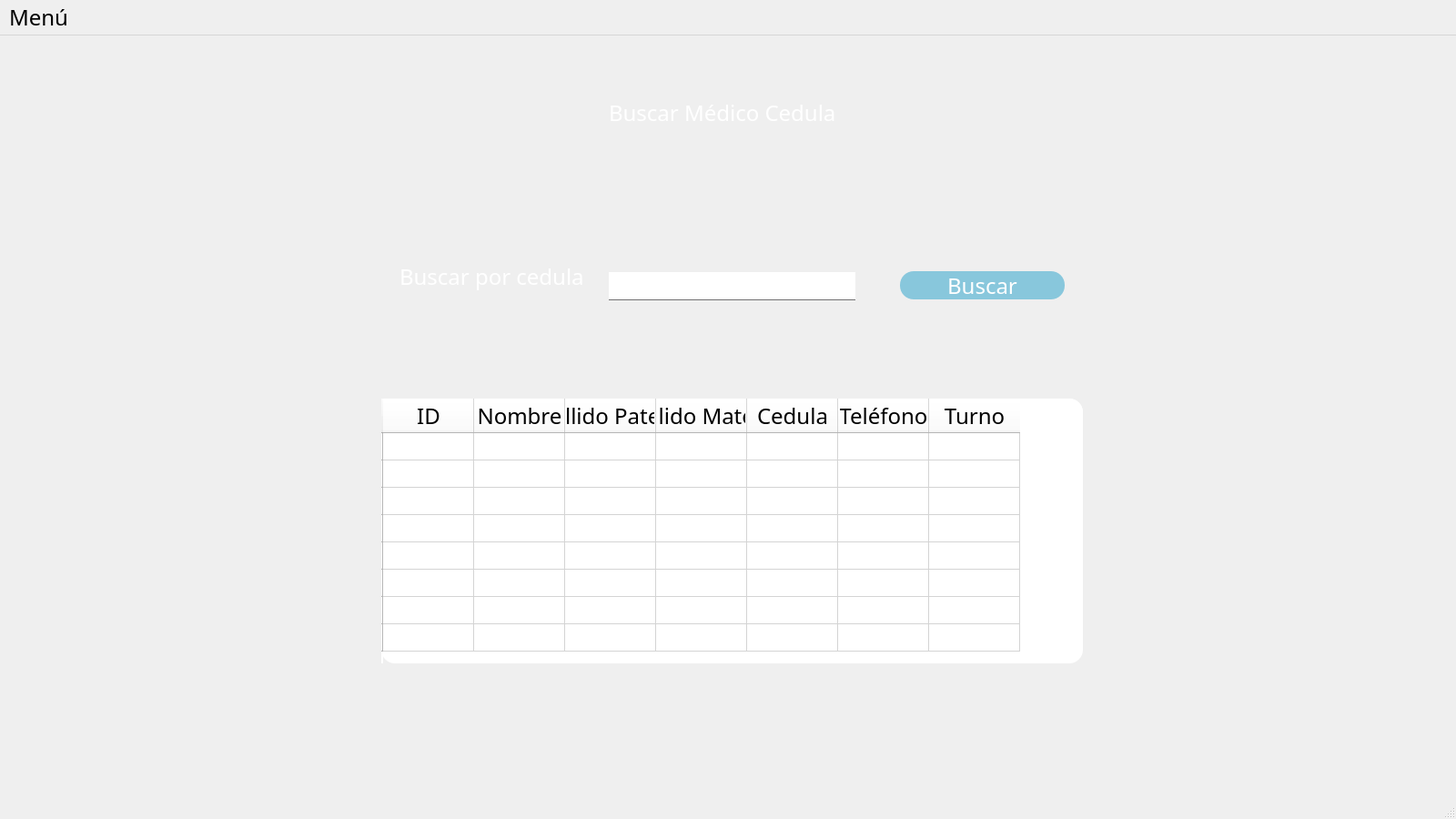
<?xml version="1.0" encoding="UTF-8"?>
<ui version="4.0">
 <class>BuscarMedicoCedula</class>
 <widget class="QMainWindow" name="BuscarMedicoCedula">
  <property name="geometry">
   <rect>
    <x>0</x>
    <y>0</y>
    <width>1600</width>
    <height>900</height>
   </rect>
  </property>
  <property name="minimumSize">
   <size>
    <width>1600</width>
    <height>900</height>
   </size>
  </property>
  <property name="maximumSize">
   <size>
    <width>1920</width>
    <height>1080</height>
   </size>
  </property>
  <property name="windowTitle">
   <string>Buscar médico cedula</string>
  </property>
  <property name="styleSheet">
   <string notr="true">*{
    font-family:century gothic;
    font-size:24px;
}

QWidget{
    background-image: url(:/prefijoNuevo/paisaje-cultura-sostenibilidad.jpg);
}

QFrame{
    background:rgba(0/0/0/0.8);
    border-radius:15px;
}

QPushButton{
    background:#88c7dc;
    color:white;
    border-radius:15px;
}

QPushButton:hover{
    color:#333;
    border-radius:15px;
    background:#49ebff;
}

QToolButton{
    background:red;
    border-radius:60px;

}

QLabel{
    color:white;
    background:transparent;
}

QLineEdit{
    background:transparent;
    border:none;
    color:#717072;
    border-bottom:1px solid #717072;
}</string>
  </property>
  <widget class="QWidget" name="centralwidget">
   <widget class="QFrame" name="frame">
    <property name="geometry">
     <rect>
      <x>39</x>
      <y>39</y>
      <width>1511</width>
      <height>791</height>
     </rect>
    </property>
    <property name="frameShape">
     <enum>QFrame::StyledPanel</enum>
    </property>
    <property name="frameShadow">
     <enum>QFrame::Raised</enum>
    </property>
    <widget class="QLabel" name="label">
     <property name="geometry">
      <rect>
       <x>630</x>
       <y>30</y>
       <width>281</width>
       <height>31</height>
      </rect>
     </property>
     <property name="text">
      <string>Buscar Médico Cedula</string>
     </property>
    </widget>
    <widget class="QLabel" name="label_2">
     <property name="geometry">
      <rect>
       <x>400</x>
       <y>210</y>
       <width>221</width>
       <height>31</height>
      </rect>
     </property>
     <property name="text">
      <string>Buscar por cedula</string>
     </property>
    </widget>
    <widget class="QLineEdit" name="inputCedula">
     <property name="geometry">
      <rect>
       <x>630</x>
       <y>221</y>
       <width>271</width>
       <height>31</height>
      </rect>
     </property>
     <property name="styleSheet">
      <string notr="true">background-color: rgb(255, 255, 255);</string>
     </property>
    </widget>
    <widget class="QPushButton" name="buscarCedula">
     <property name="geometry">
      <rect>
       <x>950</x>
       <y>220</y>
       <width>181</width>
       <height>31</height>
      </rect>
     </property>
     <property name="text">
      <string>Buscar</string>
     </property>
    </widget>
    <widget class="QTableWidget" name="tablaMedicos">
     <property name="geometry">
      <rect>
       <x>380</x>
       <y>360</y>
       <width>771</width>
       <height>291</height>
      </rect>
     </property>
     <property name="styleSheet">
      <string notr="true">color: rgb(0, 0, 0);
font: 11pt &quot;MS Shell Dlg 2&quot;;
background-color: rgb(255, 255, 255);</string>
     </property>
     <row>
      <property name="text">
       <string/>
      </property>
     </row>
     <row>
      <property name="text">
       <string/>
      </property>
     </row>
     <row>
      <property name="text">
       <string/>
      </property>
     </row>
     <row>
      <property name="text">
       <string/>
      </property>
     </row>
     <row>
      <property name="text">
       <string/>
      </property>
     </row>
     <row>
      <property name="text">
       <string/>
      </property>
     </row>
     <row>
      <property name="text">
       <string/>
      </property>
     </row>
     <row>
      <property name="text">
       <string/>
      </property>
     </row>
     <column>
      <property name="text">
       <string>ID</string>
      </property>
     </column>
     <column>
      <property name="text">
       <string>Nombre</string>
      </property>
     </column>
     <column>
      <property name="text">
       <string>Apellido Paterno</string>
      </property>
     </column>
     <column>
      <property name="text">
       <string>Apellido Materno</string>
      </property>
     </column>
     <column>
      <property name="text">
       <string>Cedula</string>
      </property>
     </column>
     <column>
      <property name="text">
       <string>Teléfono</string>
      </property>
     </column>
     <column>
      <property name="text">
       <string>Turno</string>
      </property>
     </column>
    </widget>
   </widget>
  </widget>
  <widget class="QMenuBar" name="menubar">
   <property name="geometry">
    <rect>
     <x>0</x>
     <y>0</y>
     <width>1600</width>
     <height>36</height>
    </rect>
   </property>
   <widget class="QMenu" name="menuMen">
    <property name="title">
     <string>Menú</string>
    </property>
    <addaction name="separator"/>
    <addaction name="actionRegresar"/>
   </widget>
   <addaction name="menuMen"/>
  </widget>
  <widget class="QStatusBar" name="statusbar"/>
  <action name="actionRegresar">
   <property name="text">
    <string>Regresar</string>
   </property>
  </action>
 </widget>
 <resources>
  <include location="../Imagenes/Imagen.qrc"/>
 </resources>
 <connections/>
</ui>
